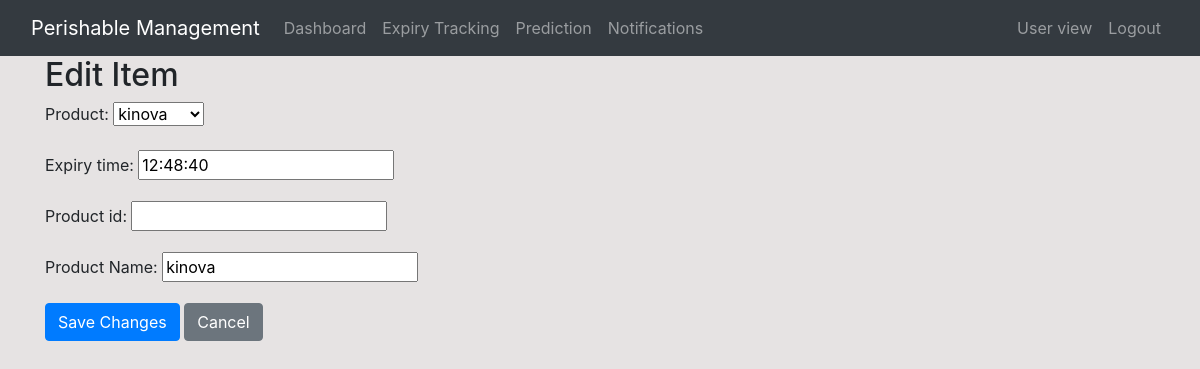
Screenshot of /expiry/edit-item/4/ (signed in) with the database file from the repository.
### expiry/models.py (models this page shows, shortened)
class ExpiryItem(models.Model):
    product = models.ForeignKey(Product,on_delete=models.CASCADE,null=True)
    expiry_time = models.TimeField()
    class Meta:
        app_label = 'expiry'
        ordering = ['expiry_time']

### dashboard/models.py (models this page shows)
class Product(models.Model):
    product_id = models.CharField(max_length=30,null=True)
    product_name = models.CharField(max_length=30,null=True)
    category= models.CharField(max_length=30,choices=CATEGORY,null=True)
    quantity=models.FloatField(validators=[MinValueValidator(0.25), MaxValueValidator(400.0)],null=True)
    def __str__(self) :
        return self.product_name

### expiry/views.py (the view, shortened to what this page needs)
# urls.py: path('edit-item/<int:item_id>/', EditItemView.as_view(), name='edit_item'),
class EditItemView(View):
    template_name = 'expiry/edit_item.html'
    def get(self, request, item_id, *args, **kwargs):
        item = get_object_or_404(ExpiryItem, id=item_id)
        form = ExpiryItemForm(instance=item)
        return render(request, self.template_name, {'form': form, 'item': item})

### expiry/forms.py
class ExpiryItemForm(forms.ModelForm):
    product_id = forms.IntegerField()
    class Meta:
        model = ExpiryItem
        fields = ['product','expiry_time']
    widgets = {
        'expiry_time': forms.TimeInput(format='%H:%M', attrs={'type': 'time'}),
    }
    def __init__(self, *args, **kwargs):
        super().__init__(*args, **kwargs)
        self.fields['product_name'] = forms.CharField(
            label='Product Name',
            max_length=255,
            required=True,
            initial=self.instance.product.product_name if self.instance.product else ''
        )

### templates/expiry/edit_item.html (shortened to what this page needs)
{% extends 'partials/base.html' %}
{% block content %}
  <div class="container">
    <h2>Edit Item</h2>
    <form method="post" action="{% url 'edit_item' item.id %}">
      {{ form.as_p }}
      <button type="submit" class="btn btn-primary">Save Changes</button>
      <a href="{% url 'expiry_list' %}" class="btn btn-secondary">Cancel</a>
    </form>
  </div>
{% endblock %}

### static/style.css (style rules this page uses)
body { background: rgb(230, 227, 227); }

### rows the page displays
ExpiryItem: product "kinova", expiry_time "12:48:40"
Product: product_name "kinova"
